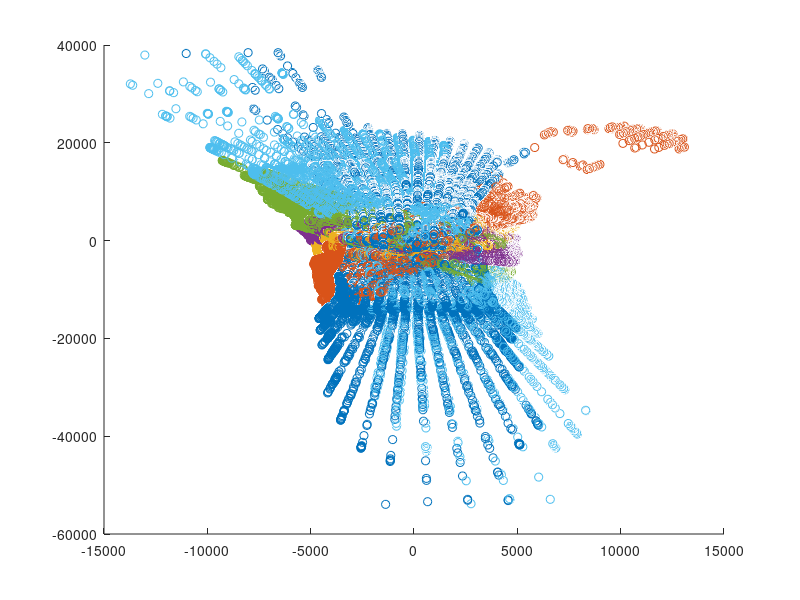
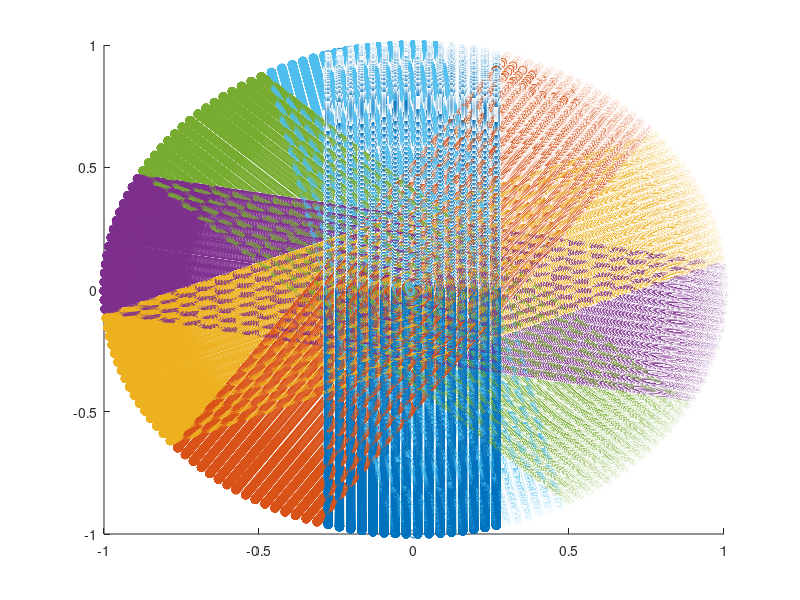

MATLAB code to generate these figures, in order: (Note: this script raises an error after producing the figures.)
%% STEP 1.Generate overlapped structure
close all;clear;clc

[temp,~,~]=xlsread('dataXYZ1.csv');

n_elevation_points=16;
n_AZBLK=1024;
n_rotation=6;
points_per_donut=n_AZBLK*n_elevation_points;
points_data=cell(1,n_rotation);
for i=1:n_rotation
    points_data{i}=temp(points_per_donut*(i-1)+1:points_per_donut*i,:);
end
figure
hold
for i=1:n_rotation
    temp=points_data{i};
    scatter3(temp(:,1),temp(:,2),temp(:,3))
end
hold off
%% STEP 2.Convert structure into a sphere
points_data_spheric=points_data;
for i=1:n_rotation
    for j=1:points_per_donut
        temp=points_data{i}(j,:);
        mag_temp=norm(temp);
        if mag_temp~=0
            points_data_spheric{i}(j,:)=temp/mag_temp;
        end
    end
end

figure(2)
hold
for i=1:n_rotation
    temp=points_data_spheric{i};
    scatter3(temp(:,1),temp(:,2),temp(:,3))
end
hold off

%% STEP 3.supress "redudant" data
alfa1=16.0620*pi/180;
alfa2=-15.3790*pi/180;
point1=[0.265203,0.964189];
point2=[0.754467,0.656332];
rot_angle=-acos(sum(point1.*point2)/norm(point1)/norm(point2));
%rot_angle=33.6°;

% syms rot_angle
% rot_matrix=[cos(rot_angle) -sin(rot_angle)  0;
%             sin(rot_angle) cos(rot_angle)   0;
%             0               0               1];


p1=[0,0,0];
p2=p1;
l1_param=[0,0,0];
l2_param=l1_param;
offset=pi/2;

%Let's set the boundary points of the donuts and every pair of equation lines
for i=1:n_rotation
    p1(i,:)=[cos(rot_angle*(i-1)+alfa1+offset),sin(rot_angle*(i-1)+alfa1+offset),0];
    p2(i,:)=[cos(rot_angle*(i-1)+alfa2+offset),sin(rot_angle*(i-1)+alfa2+offset),0];
    if i~=1
        l1_param(i,:)=[tan(rot_angle*(i-1)+offset),p1(i,1),p1(i,2)];
        l2_param(i,:)=[tan(rot_angle*(i-1)+offset),p2(i,1),p2(i,2)];
    end
end

%Verify relevant data
new_points_data_spheric=points_data_spheric;
%Donut2
i=2;
for j=1:length(new_points_data_spheric{i})
    x_data=new_points_data_spheric{i}(j,1);
    y_data=new_points_data_spheric{i}(j,2);
    z_data=new_points_data_spheric{i}(j,3);
    if x_data>p1(1,1) && x_data<p2(1,1)
        new_points_data_spheric{i}(j,:)=[0,0,0];
    end
end
%Donut 3 to 6
for i=3:n_rotation
    for j=1:length(new_points_data_spheric{i})
        x_data=new_points_data_spheric{i}(j,1);
        y_data=new_points_data_spheric{i}(j,2);
        z_data=new_points_data_spheric{i}(j,3);
        if x_data<p1(1,1) 
            y_temp=line_equation(x_data,l1_param(i-1,:));
            if y_data<y_temp
                new_points_data_spheric{i}(j,:)=[0,0,0];
            end
        elseif x_data>p2(1,1)
            y_temp=line_equation(x_data,l2_param(i-1,:));
            if y_data>y_temp
                new_points_data_spheric{i}(j,:)=[0,0,0];
            end
        else
            new_points_data_spheric{i}(j,:)=[0,0,0];
        end
    end
end
%%
figure(3)
hold
%Data a Carlos->temp=[];
for i=1:n_rotation
    temp=[new_points_data_spheric{i}];
    %Data a Carlos->temp=[temp;new_points_data_spheric{i}];
    scatter3(temp(:,1),temp(:,2),temp(:,3));
end
hold off

%% STEP 4.Generate structure without overlapped areas
new_points_data=points_data;

total_count=0;
for i=1:n_rotation
    count=0;
    for j=1:points_per_donut
        if isequal(new_points_data_spheric{i}(j,:),[0,0,0])
            new_points_data{i}(j,:)=[0,0,0];
            count=count+1;
        end
    end 
    fprintf("De la dona "+i+" se eliminaron "+count+" puntos. ("+count/163.84+"%%)\n");
    total_count=total_count+count;
end
fprintf("En total se eliminaron "+total_count+" puntos. ("+total_count/163.84/6+"%%)\n");
   
figure (4)
hold
%Data a Carlos->temp=[];
for i=1:n_rotation
    temp=[new_points_data{i}];
%   Data a Carlos->temp=[temp; new_points_data{i}];
    scatter3(temp(:,1),temp(:,2),temp(:,3))
end
hold off

%% Analyzing data (from step3)
temp=zeros(length(points_data{1}),2);
figure(5)
for i=1:n_rotation
    subplot(2,3,i)
    for j=1:16:length(points_data{i})
        for k=0:15
            if isequal(new_points_data{i}(j+k,:),[0 0 0])
                temp(j+k,:)=[0 0];
            else
                temp(j+k,:)=[(j-1)/16+1,16-k];
            end
        end
    end
    scatter(temp(:,1),temp(:,2))
    title('Donut '+string(i))
end

%% Triangulate (from step3)
figure(6);
hold
%Data a Carlos-> T=[];
%                k_puntos=16384;
for i=1:n_rotation
    temp=new_points_data_spheric{i};
    T=triangulate_v1(temp,n_elevation_points,n_AZBLK);
    %Data a Carlos->T=[T;triangulate_v1(temp,n_elevation_points,n_AZBLK)+(i-1)*k_puntos];
    temp=new_points_data{i};
    trimesh(T,temp(:,1),temp(:,2),temp(:,3))
end

%% Triangulate_v2
temp=[];
index=1;
for i=1:n_rotation
    for j=1:length(new_points_data{i})
        if ~isequal(new_points_data{i}(j,:),[0 0 0])
            temp(index,:)=new_points_data{i}(j,:);
            index=index+1;
        end
    end
end
P = delaunay(temp);
figure(7)
trisurf(P,temp(:,1),temp(:,2),temp(:,3),'FaceColor','cyan')
%% Making Surface Plots From Scatter Data
% How do you turn a collection of XYZ triplets into a surface plot? This is
% the most frequently asked 3D plotting question that I got when I was in
% Tech Support.
%% Load the data
% load seamount
% who -file seamount
%[temp,~,~]=xlsread('dataXYZ1.csv');
x=temp(:,1);
y=temp(:,2);
z=temp(:,3);
%%
% The problem is that the data is made up of individual (x,y,z)
% measurements. It isn't laid out on a rectilinear grid, which is what the
% SURF command expects. A simple plot command isn't very useful.
figure (8)
plot3(x,y,z,'.-')
%% Little triangles
% The solution is to use Delaunay triangulation. Let's look at some
% info about the "tri" variable.
tri = delaunay(x,y);
plot(x,y,'.')
%%
% How many triangles are there?
[r,c] = size(tri);
disp(r)
%% Plot it with TRISURF
h = trisurf(tri, x, y, z);
axis vis3d
%% Clean it up
axis off
l = light('Position',[-50 -15 29])
set(gca,'CameraPosition',[208 -50 7687])
lighting phong
shading interp
colorbar EastOutside